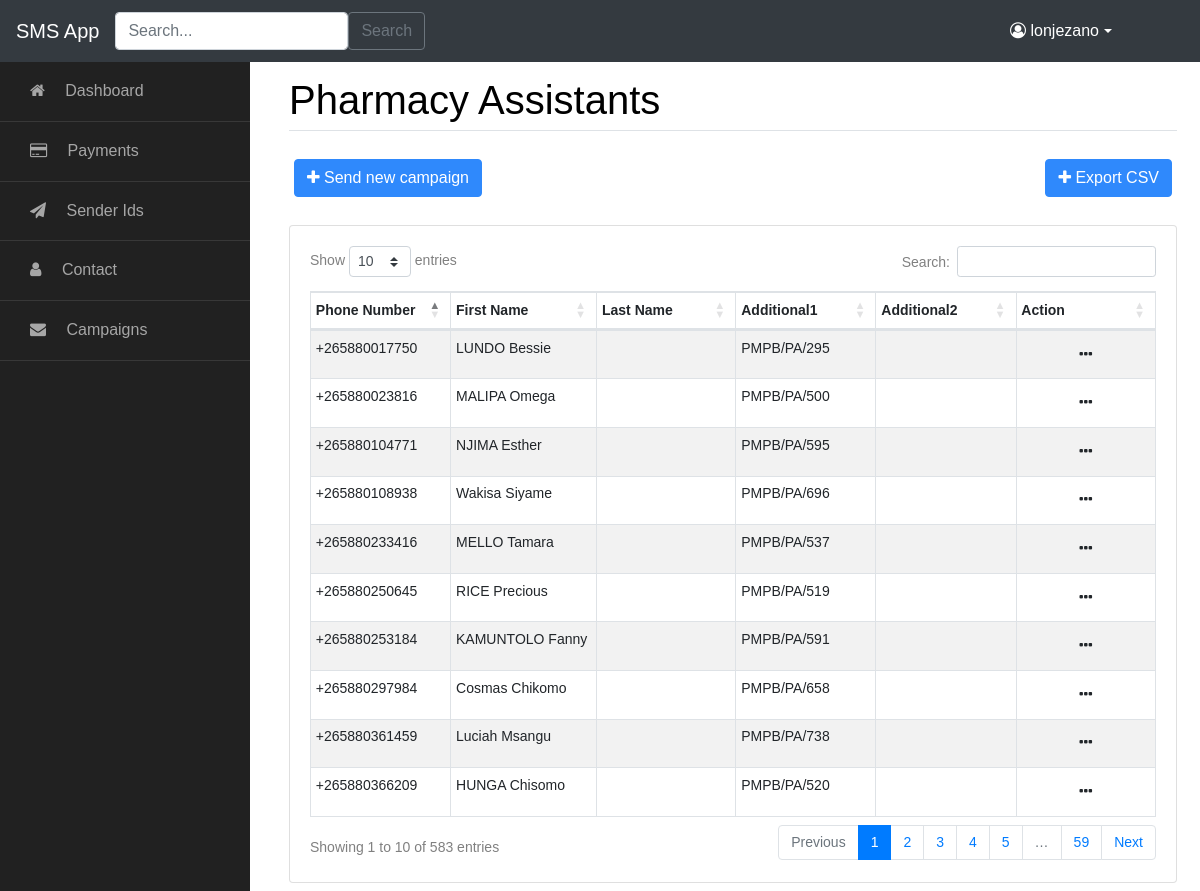
Screenshot of /contact-list/13 (signed in) with the database file from the repository.
### smsApp/models.py (models this page shows, shortened)
class ContactList(models.Model):
    list_name = models.CharField(max_length=100)
    list_description = models.TextField()
    date_created = models.DateTimeField(auto_now_add=True)

class Contact(models.Model):
    phone_number = models.CharField(max_length=13, blank=False, null=False)
    first_name = models.CharField(max_length=30, blank=False, null=False)
    last_name = models.CharField(max_length=30, blank=False, null=False)
    additional1 = models.CharField(max_length=30, blank=True, null=True)
    additional2 = models.CharField(max_length=30, blank=True, null=True)
    list_name = models.ForeignKey(ContactList, default=True, on_delete=models.CASCADE)

### smsApp/views.py (the view)
# urls.py: path('contact-list/<int:pk>', ContactListDetailView.as_view(), name='contact-list-detail'),
class ContactListDetailView(LoginRequiredMixin, DetailView):
    model = ContactList
    template_name = 'smsApp/contact_list_detail.html'

### smsApp/templates/smsApp/contact_list_detail.html (shortened to what this page needs)
{% extends 'smsApp/base.html' %}
{% load crispy_forms_tags %}
{% block page %} {{object.list_name}} {% endblock %}
{% block content %}
    <div class="row mb-2">
            <div class="card-body col-sm-12">
                <div class="actions">
                    <a href="{% url 'campaign-create' %}" class="btn btn-primary"><i class="fa fa-plus"></i> Send new campaign</a>
                    <a href="{% url 'campaign-csv-all' %}" class="btn btn-primary float-right"><i class="fa fa-plus"></i> Export CSV</a>
                </div>
            </div>
        </div>
    <div class="card">
        <div class="card-body col-sm-12">
            <table id="dtBasicExample" class="table table-striped table-bordered table-sm" cellspacing="0" width="100%">
               <thead>
                <tr>
                    <th class="col-2">Phone Number</th>
                    <th class="col-2">First Name</th>
                    <th class="col-2">Last Name</th>
                    <th class="col-2">Additional1</th>
                    <th class="col-2">Additional2</th>
                    <th class="col-2">Action</th>
                </tr>
                </thead>
                <tbody>
                {% if object.contact_set.all %}
                {% for contact in object.contact_set.all %}
                <tr class="clickable-row table-row" data-href-template="#">
                    <td >{{ contact.phone_number }}</th>
                    <td >{{ contact.first_name }}</td>
                    <td >{{ contact.last_name }}</td>
                    <td >{{ contact.additional1 }}</td>
                    <td >{{ contact.additional2 }}</td>
                    <td style="text-align:center;"> <button class="btn" data-toggle="dropdown" type="button"><i colspan="2" class="fa fa-ellipsis-h"></i></button>
                    </td>
                </tr>
                {% endfor %}
                {% else %}
                <tr>
                    <td colspan="5" scope="colgroup" class="text-center text-muted">EMPTY</td>
                </tr>
                {% endif %}
                </tbody>
            </table>
        </div>
    </div>
{% endblock %}

### smsApp/templates/smsApp/base.html (shortened to what this page needs)
<!doctype html>
<html lang="en">
<head>
    {% load static %}
    <link rel="stylesheet" href="https://cdnjs.cloudflare.com/ajax/libs/font-awesome/4.7.0/css/font-awesome.min.css">
    <link rel="stylesheet" href="https://cdnjs.cloudflare.com/ajax/libs/twitter-bootstrap/4.6.0/css/bootstrap.min.css">
    <link rel="stylesheet" href="{% static 'smsApp/css/style.css' %}">
    <link rel="stylesheet" href="https://cdn.datatables.net/1.11.5/css/dataTables.bootstrap4.min.css">
</head>
<body>
<nav class="navbar navbar-expand-lg navbar-dark bg-dark" id="topNavbar">
    <a class="navbar-brand" href="">SMS App</a>
    <form class="d-flex" method="POST" action="{%url 'campaign-search'%}">
        <input type="search" class="form-control me-2" placeholder="Search..." aria-label="Search" name="search">
        <button class="btn btn-outline-secondary" type="submit">Search</button>
    </form>
    <div class="collapse navbar-collapse" id="navbarNav">
        <ul class="navbar-nav mr-5 pr-4">
            {% if user.is_authenticated %}
            <li class="nav-item ">
                <div class="dropdown nav-item ">
                <button class="btn btn-secondary-outline text-white dropdown-toggle" type="button" id="dropdownMenu2"
                        data-toggle="dropdown" aria-haspopup="true" aria-expanded="false">
                   <span class="fa fa-user-circle-o"></span>  {{ user.username }}
                </button>
            </div>
            </li>
            {% else %}
            <li class="nav-item ">
                <button class="btn btn-secondary-outline text-white" type="button">
                   <a class="nav-link float-right text-white" href="{% url 'login' %}">Log in</a>
                </button>
            </li>
            {% endif %}
        </ul>
    </div>
</nav>
<div class="wrapper d-flex align-items-stretch">
    <nav id="sidebar">
        <ul class="list-unstyled components mb-5">
            <li>
                <a href="{% url 'dashboard' %}"><span class="fa fa-home mr-3"></span> Dashboard</a>
            </li>
            <li>
                <a href="#"><span class="fa fa-credit-card mr-3"></span> Payments</a>
            </li>
            <li>
                <a href="#"><span class="fa fa-send mr-3"></span> Sender Ids</a>
            </li>
            <li>
                <a href="{% url 'contact-list'%}"><span class="fa fa-user mr-3"></span> Contact</a>
            </li>
            <li>
                <a href="{% url 'campaign'%}"><span class="fa fa-envelope mr-3"></span> Campaigns</a>
            </li>
        </ul>
    </nav>
    <div id="content" class="p-4 p-md-2 pt-5 ml-3">
        <div class="container">
        <div class="h1 border-bottom page-title">
            {% block page %}{% endblock %}<br>
        </div>
        {% block content %}
        {% endblock %}
    </div>
</div>
</body>
</html>

### rows the page displays
ContactList: list_name "Pharmacy Assistants"
Contact: phone_number "+265880366209", first_name "HUNGA Chisomo", additional1 "PMPB/PA/520"
Contact: phone_number "+265880253184", first_name "KAMUNTOLO Fanny", additional1 "PMPB/PA/591"
Contact: phone_number "+265880017750", first_name "LUNDO Bessie", additional1 "PMPB/PA/295"
Contact: phone_number "+265880023816", first_name "MALIPA Omega", additional1 "PMPB/PA/500"
Contact: phone_number "+265880233416", first_name "MELLO Tamara", additional1 "PMPB/PA/537"
Contact: phone_number "+265880104771", first_name "NJIMA Esther", additional1 "PMPB/PA/595"
Contact: phone_number "+265880250645", first_name "RICE Precious", additional1 "PMPB/PA/519"
Contact: phone_number "+265880297984", first_name "Cosmas Chikomo", additional1 "PMPB/PA/658"
Contact: phone_number "+265880108938", first_name "Wakisa Siyame", additional1 "PMPB/PA/696"
Contact: phone_number "+265880361459", first_name "Luciah Msangu", additional1 "PMPB/PA/738"

### other values shown
{{ user.username }} "lonjezano"
